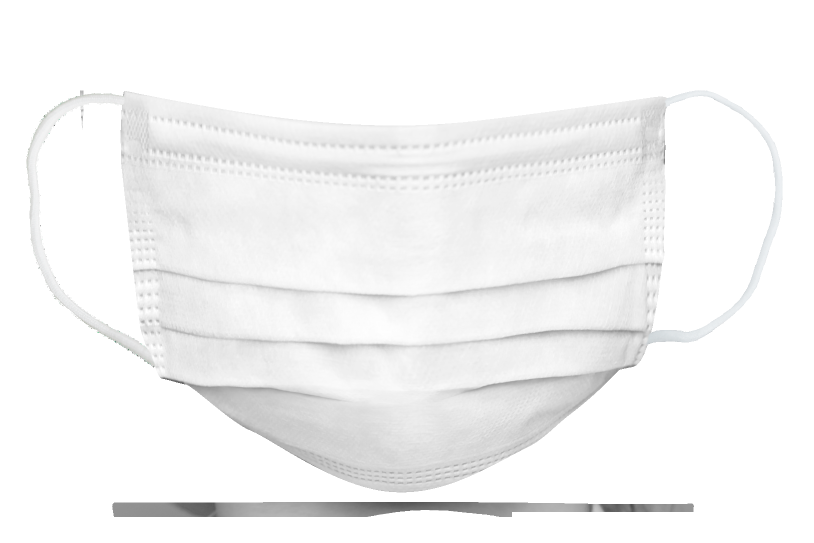
#> input picture mask_img.png, 1627 x 1085 px (shown at 1/2 size)
$ python mask_renderer.py
#> lines starting #> are read from the running program, lines starting #| are printed output that depends on the picture; after the words box and inside, x2 and y2 are one past the last pixel; in counts of white or black regions, pixels touching at a corner belong together
# My Own Mask Renderer

import numpy as np
import cv2
import os
import matplotlib.pyplot as plt

mask_img = cv2.imread("mask_img.png", cv2.IMREAD_UNCHANGED)
#> mask_img is the input picture: shape (1085, 1627, 4); mean B, G, R, A 244.2, 244.2, 244.1, 97.2
mask_img = mask_img.astype(np.float32)
#mask_img = mask_img / 255
def mask(img, landmark):
    # convert mxnet image to numpy array
    # img = img.asnumpy()
    # extract landmark information

    nose = (landmark[2][0], landmark[2][1])
    mouth_left = (landmark[3][0], landmark[3][1])
    mouth_right = (landmark[4][0], landmark[4][1])
    eye_left = (landmark[0][0], landmark[0][1])
    eye_right = (landmark[1][0], landmark[1][1])

    # apply random shift of fakemask
    # rs = np.random.randint(-40,40)
    # rx = np.random.randint(-10,10)

    rs = 0
    rx = 0

    # keypoints of mask image
    src_pts = np.array([np.array([678 + rx, 464 + rs]),
                        np.array([548 + rx, 614 + rs]),
                        np.array([991 + rx, 664 + rs]),
                        np.array([1009 + rx, 64 + rs]),
                        np.array([557 + rx, 64 + rs])], dtype="float32")

    # landmark of image
    dst_pts = np.array([np.array([int(nose[0]), int(nose[1])]),
                        np.array([int(mouth_left[0]), int(mouth_left[1])]),
                        np.array([int(mouth_right[0]), int(mouth_right[1])]),
                        np.array([int(eye_right[0]), int(eye_right[1])]),
                        np.array([int(eye_left[0]), int(eye_left[1])])], dtype='float32')
    #dst_pts = np.array([

    #                    np.array([int(eye_left[0]), int(eye_left[1])]), np.array([int(eye_right[0]), int(eye_right[1])]),
    #    np.array([int(nose[0]), int(nose[1])]),
    #np.array([int(mouth_left[0]), int(mouth_left[1])]),
    #                    np.array([int(mouth_right[0]), int(mouth_right[1])])
    #                    ], dtype='float32')

    # compute perspective transformation matrix. src_pts -> dst_pts
    # The output matrix is used in next step for the transformation of the mask to an output-mask which fits to the landmark of the image
    M, _ = cv2.findHomography(src_pts, dst_pts)

    # transform the mask to a mask which fits to the image
    transformed_mask = cv2.warpPerspective(
        mask_img,
        M,
        (img.shape[1], img.shape[0]),
        None,
        cv2.INTER_LINEAR,
        cv2.BORDER_CONSTANT)

    # overlay the image with the fitting mask
    alpha_mask = transformed_mask[:, :, 3]
    alpha_image = 1.0 - alpha_mask
    for c in range(0, 3):
        img[:, :, c] = (
                alpha_mask * transformed_mask[:, :, c]
                + alpha_image * img[:, :, c]
        )
    img= (
                alpha_mask * transformed_mask
                + alpha_image * img
        )

    # convert img to mx array
    # img = mx.nd.array(img)
    # img = img.astype('uint8')
    return img
img= cv2.imread("0_501195/0.jpg")
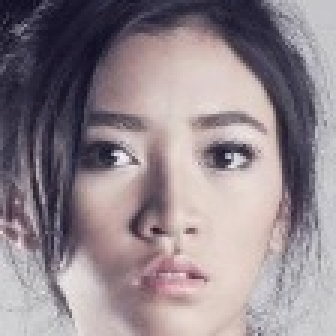
#> input picture 0_501195/0.jpg, 112 x 112 px (shown 3 times larger)
#> img is the input picture: shape (112, 112, 3); mean B, G, R 141, 135, 146.5
lm = np.array([ [30.2946, 51.6963],   # left eye
                                [65.5318, 51.5014], # right eye
                                [48.0252, 71.7366], # nose
                                [33.5493, 92.3655],
                                [62.7299, 92.2041]
                                ], dtype=np.float32 )

center_coordinates = (int(float(lm[4][0])), int(float(lm[4][1])))

# Radius of circle
radius = 5

# Blue color in BGR
color = (0, 0, 255)

# Line thickness of 2 px
thickness = 2

# Using cv2.circle() method
# Draw a circle with blue line borders of thickness of 2 px
# right eye
img = cv2.circle(img, center_coordinates, radius, color, thickness)
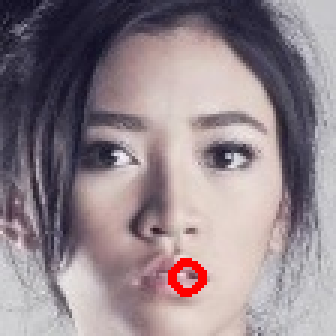
#> img: shape (112, 112, 3) (shown 3 times larger); 0.72% of pixels changed, all inside (x1, y1, x2, y2) = (56, 86, 69, 99)
img = mask(img, lm)
#> in mask, `transformed_mask = cv2.warpPerspective( mask_img, M, (img.shape[1], im..`:
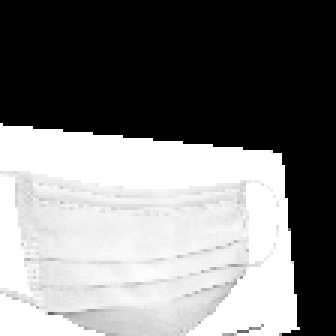
#> transformed_mask: shape (112, 112, 4) float32 (shown 3 times larger); mean B, G, R, A 123, 123, 123, 69.4
#> in mask, `alpha_mask = transformed_mask[:, :, 3]`:
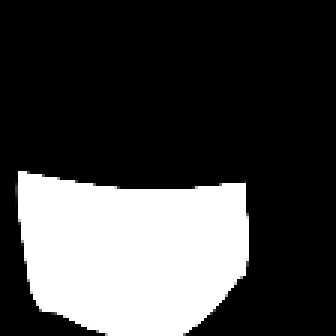
#> alpha_mask: shape (112, 112) float32 (shown 3 times larger); min 0, max 255, mean 69.4
#> in mask, `alpha_image = 1.0 - alpha_mask`:
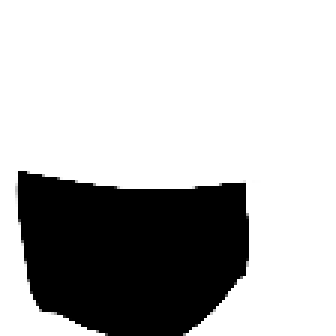
#> alpha_image: shape (112, 112) float32 (shown 3 times larger); min -254, max 1, mean -68.35; drawn with min black and max white
#> after the loop in mask, `for c in range(0, 3):`:
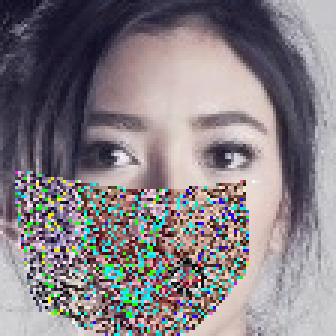
#> img: shape (112, 112, 3) (shown 3 times larger); mean B, G, R 132.7, 127.9, 134.5
#> (the run stopped early here; a loop or call above may not have finished)
